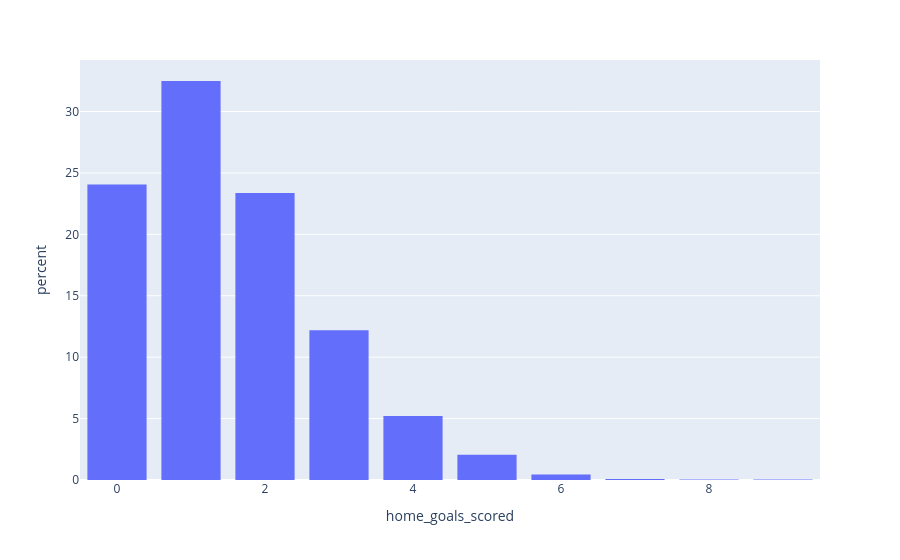

This figure's notebook cell:
### Code cell
fig = px.histogram(x=y_home_train, histnorm='percent')
fig.update_layout(bargap=0.2, xaxis={"title": "home_goals_scored"})
fig.show()

### Figure 1 — Plotly figure (JSON) as saved in the notebook; plotly's stock layout.template omitted (floating-point values rounded to 4 significant figures; data arrays with more than 128 entries replaced by an {"elided": "..."} marker saying what was removed)
{"data": [{"alignmentgroup": "True", "bingroup": "x", "histnorm": "percent", "hovertemplate": "x=%{x}<br>percent=%{y}<extra></extra>", "legendgroup": "", "marker": {"color": "#636efa", "pattern": {"shape": ""}}, "name": "", "offsetgroup": "", "orientation": "v", "showlegend": false, "type": "histogram", "x": {"elided": "2281 int values"}, "xaxis": "x", "yaxis": "y"}], "layout": {"bargap": 0.2, "barmode": "relative", "legend": {"tracegroupgap": 0}, "margin": {"t": 60}, "xaxis": {"anchor": "y", "domain": [0, 1], "title": {"text": "home_goals_scored"}}, "yaxis": {"anchor": "x", "domain": [0, 1], "title": {"text": "percent"}}}}
